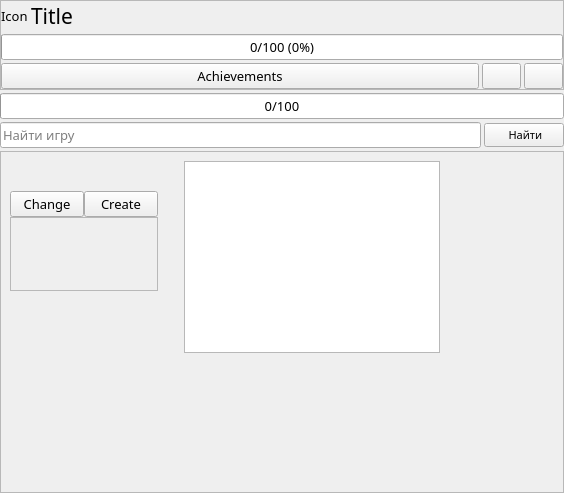
<?xml version="1.0" encoding="UTF-8"?>
<ui version="4.0">
 <class>FormGames</class>
 <widget class="QWidget" name="FormGames">
  <property name="geometry">
   <rect>
    <x>0</x>
    <y>0</y>
    <width>564</width>
    <height>493</height>
   </rect>
  </property>
  <property name="font">
   <font>
    <family>Ebrima</family>
    <pointsize>10</pointsize>
   </font>
  </property>
  <property name="windowTitle">
   <string>SteamAchievementsStatistic</string>
  </property>
  <layout class="QVBoxLayout" name="verticalLayout_2">
   <property name="spacing">
    <number>3</number>
   </property>
   <property name="leftMargin">
    <number>0</number>
   </property>
   <property name="topMargin">
    <number>0</number>
   </property>
   <property name="rightMargin">
    <number>0</number>
   </property>
   <property name="bottomMargin">
    <number>0</number>
   </property>
   <item>
    <widget class="QFrame" name="FrameGame">
     <property name="sizePolicy">
      <sizepolicy hsizetype="Preferred" vsizetype="Minimum">
       <horstretch>0</horstretch>
       <verstretch>0</verstretch>
      </sizepolicy>
     </property>
     <property name="frameShape">
      <enum>QFrame::StyledPanel</enum>
     </property>
     <property name="frameShadow">
      <enum>QFrame::Raised</enum>
     </property>
     <layout class="QVBoxLayout" name="verticalLayout_3">
      <property name="spacing">
       <number>3</number>
      </property>
      <property name="leftMargin">
       <number>0</number>
      </property>
      <property name="topMargin">
       <number>0</number>
      </property>
      <property name="rightMargin">
       <number>0</number>
      </property>
      <property name="bottomMargin">
       <number>0</number>
      </property>
      <item>
       <layout class="QHBoxLayout" name="horizontalLayout_2">
        <property name="spacing">
         <number>3</number>
        </property>
        <item>
         <widget class="QLabel" name="LabelIconGame">
          <property name="text">
           <string notr="true">Icon</string>
          </property>
         </widget>
        </item>
        <item>
         <widget class="QLabel" name="LabelTitleGame">
          <property name="sizePolicy">
           <sizepolicy hsizetype="Expanding" vsizetype="Fixed">
            <horstretch>0</horstretch>
            <verstretch>0</verstretch>
           </sizepolicy>
          </property>
          <property name="font">
           <font>
            <pointsize>16</pointsize>
           </font>
          </property>
          <property name="text">
           <string notr="true">Title</string>
          </property>
          <property name="wordWrap">
           <bool>true</bool>
          </property>
         </widget>
        </item>
       </layout>
      </item>
      <item>
       <widget class="QProgressBar" name="ProgressBarSelectedGame">
        <property name="value">
         <number>0</number>
        </property>
        <property name="format">
         <string notr="true">%v/%m (%p%)</string>
        </property>
       </widget>
      </item>
      <item>
       <layout class="QHBoxLayout" name="horizontalLayout_3">
        <property name="spacing">
         <number>3</number>
        </property>
        <item>
         <widget class="QPushButton" name="ButtonAchievements">
          <property name="sizePolicy">
           <sizepolicy hsizetype="Expanding" vsizetype="Fixed">
            <horstretch>0</horstretch>
            <verstretch>0</verstretch>
           </sizepolicy>
          </property>
          <property name="text">
           <string>Achievements</string>
          </property>
         </widget>
        </item>
        <item>
         <widget class="QPushButton" name="ButtonFavorite">
          <property name="text">
           <string notr="true"/>
          </property>
         </widget>
        </item>
        <item>
         <widget class="QPushButton" name="ButtonHide">
          <property name="text">
           <string notr="true"/>
          </property>
         </widget>
        </item>
       </layout>
      </item>
     </layout>
    </widget>
   </item>
   <item>
    <widget class="QProgressBar" name="ProgressBarLoading">
     <property name="value">
      <number>0</number>
     </property>
     <property name="format">
      <string notr="true">%v/%m</string>
     </property>
    </widget>
   </item>
   <item>
    <layout class="QHBoxLayout" name="horizontalLayout">
     <item>
      <widget class="QLineEdit" name="LineEditGame">
       <property name="sizePolicy">
        <sizepolicy hsizetype="Expanding" vsizetype="Fixed">
         <horstretch>0</horstretch>
         <verstretch>0</verstretch>
        </sizepolicy>
       </property>
       <property name="font">
        <font>
         <family>Ebrima</family>
         <pointsize>10</pointsize>
        </font>
       </property>
       <property name="placeholderText">
        <string>Найти игру</string>
       </property>
      </widget>
     </item>
     <item>
      <widget class="QPushButton" name="ButtonFind">
       <property name="enabled">
        <bool>true</bool>
       </property>
       <property name="sizePolicy">
        <sizepolicy hsizetype="Minimum" vsizetype="Fixed">
         <horstretch>0</horstretch>
         <verstretch>0</verstretch>
        </sizepolicy>
       </property>
       <property name="font">
        <font>
         <family>Ebrima</family>
         <pointsize>8</pointsize>
        </font>
       </property>
       <property name="text">
        <string> Найти</string>
       </property>
      </widget>
     </item>
    </layout>
   </item>
   <item>
    <widget class="QFrame" name="FrameGames">
     <property name="sizePolicy">
      <sizepolicy hsizetype="Preferred" vsizetype="Expanding">
       <horstretch>0</horstretch>
       <verstretch>0</verstretch>
      </sizepolicy>
     </property>
     <property name="frameShape">
      <enum>QFrame::StyledPanel</enum>
     </property>
     <property name="frameShadow">
      <enum>QFrame::Raised</enum>
     </property>
     <widget class="QTableWidget" name="TableWidgetGames">
      <property name="geometry">
       <rect>
        <x>184</x>
        <y>10</y>
        <width>256</width>
        <height>192</height>
       </rect>
      </property>
      <property name="selectionBehavior">
       <enum>QAbstractItemView::SelectRows</enum>
      </property>
      <property name="showGrid">
       <bool>false</bool>
      </property>
      <attribute name="horizontalHeaderStretchLastSection">
       <bool>true</bool>
      </attribute>
      <attribute name="verticalHeaderVisible">
       <bool>false</bool>
      </attribute>
     </widget>
     <widget class="QFrame" name="FrameGroup">
      <property name="geometry">
       <rect>
        <x>10</x>
        <y>40</y>
        <width>168</width>
        <height>100</height>
       </rect>
      </property>
      <layout class="QVBoxLayout" name="verticalLayout">
       <property name="spacing">
        <number>2</number>
       </property>
       <property name="leftMargin">
        <number>0</number>
       </property>
       <property name="topMargin">
        <number>0</number>
       </property>
       <property name="rightMargin">
        <number>0</number>
       </property>
       <property name="bottomMargin">
        <number>0</number>
       </property>
       <item>
        <layout class="QHBoxLayout" name="horizontalLayout_5">
         <property name="spacing">
          <number>0</number>
         </property>
         <item>
          <layout class="QVBoxLayout" name="verticalLayout_4">
           <item>
            <layout class="QHBoxLayout" name="horizontalLayout_4">
             <item>
              <widget class="QPushButton" name="ButtonChangeGroup">
               <property name="text">
                <string>Change</string>
               </property>
              </widget>
             </item>
             <item>
              <widget class="QPushButton" name="ButtonCreateGroup">
               <property name="text">
                <string>Create</string>
               </property>
              </widget>
             </item>
            </layout>
           </item>
           <item>
            <widget class="QScrollArea" name="ScrollAreaGroup">
             <property name="sizePolicy">
              <sizepolicy hsizetype="Minimum" vsizetype="Expanding">
               <horstretch>0</horstretch>
               <verstretch>0</verstretch>
              </sizepolicy>
             </property>
             <property name="widgetResizable">
              <bool>true</bool>
             </property>
             <widget class="QWidget" name="scrollAreaWidgetContents_2">
              <property name="geometry">
               <rect>
                <x>0</x>
                <y>0</y>
                <width>142</width>
                <height>61</height>
               </rect>
              </property>
             </widget>
            </widget>
           </item>
          </layout>
         </item>
         <item>
          <widget class="QLabel" name="label">
           <property name="minimumSize">
            <size>
             <width>20</width>
             <height>0</height>
            </size>
           </property>
           <property name="maximumSize">
            <size>
             <width>20</width>
             <height>16777215</height>
            </size>
           </property>
           <property name="text">
            <string/>
           </property>
           <property name="pixmap">
            <pixmap resource="../images/resimg.qrc">:/white/widgets/scrollbar_right.png</pixmap>
           </property>
           <property name="scaledContents">
            <bool>true</bool>
           </property>
          </widget>
         </item>
        </layout>
       </item>
      </layout>
     </widget>
    </widget>
   </item>
  </layout>
 </widget>
 <tabstops>
  <tabstop>ButtonFind</tabstop>
 </tabstops>
 <resources>
  <include location="../images/resimg.qrc"/>
 </resources>
 <connections/>
</ui>
